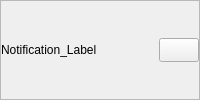
           <widget class="QWidget" name="notificationWiget" native="true">
            <property name="maximumSize">
             <size>
              <width>16777215</width>
              <height>16777215</height>
             </size>
            </property>
            <property name="sizeIncrement">
             <size>
              <width>0</width>
              <height>40</height>
             </size>
            </property>
            <layout class="QVBoxLayout" name="verticalLayout_45">
             <property name="spacing">
              <number>0</number>
             </property>
             <property name="leftMargin">
              <number>0</number>
             </property>
             <property name="topMargin">
              <number>0</number>
             </property>
             <property name="rightMargin">
              <number>0</number>
             </property>
             <property name="bottomMargin">
              <number>0</number>
             </property>
             <item>
              <widget class="QFrame" name="notificationFrame">
               <property name="maximumSize">
                <size>
                 <width>16777215</width>
                 <height>16777215</height>
                </size>
               </property>
               <property name="frameShape">
                <enum>QFrame::StyledPanel</enum>
               </property>
               <property name="frameShadow">
                <enum>QFrame::Raised</enum>
               </property>
               <layout class="QHBoxLayout" name="horizontalLayout_34">
                <property name="spacing">
                 <number>0</number>
                </property>
                <property name="leftMargin">
                 <number>0</number>
                </property>
                <property name="topMargin">
                 <number>0</number>
                </property>
                <property name="rightMargin">
                 <number>0</number>
                </property>
                <property name="bottomMargin">
                 <number>0</number>
                </property>
                <item>
                 <widget class="QLabel" name="notificationLabel">
                  <property name="sizePolicy">
                   <sizepolicy hsizetype="Expanding" vsizetype="Preferred">
                    <horstretch>0</horstretch>
                    <verstretch>0</verstretch>
                   </sizepolicy>
                  </property>
                  <property name="text">
                   <string>Notification_Label</string>
                  </property>
                  <property name="wordWrap">
                   <bool>true</bool>
                  </property>
                 </widget>
                </item>
                <item alignment="Qt::AlignRight">
                 <widget class="QPushButton" name="clearNotificationBtn">
                  <property name="sizePolicy">
                   <sizepolicy hsizetype="Minimum" vsizetype="Minimum">
                    <horstretch>0</horstretch>
                    <verstretch>0</verstretch>
                   </sizepolicy>
                  </property>
                  <property name="minimumSize">
                   <size>
                    <width>0</width>
                    <height>0</height>
                   </size>
                  </property>
                  <property name="maximumSize">
                   <size>
                    <width>16777215</width>
                    <height>24</height>
                   </size>
                  </property>
                  <property name="toolTip">
                   <string>Hide Current Notification</string>
                  </property>
                  <property name="text">
                   <string/>
                  </property>
                  <property name="icon">
                   <iconset resource="res.qrc">
                    <normaloff>:/icons/icons/x-square.svg</normaloff>:/icons/icons/x-square.svg</iconset>
                  </property>
                  <property name="iconSize">
                   <size>
                    <width>20</width>
                    <height>20</height>
                   </size>
                  </property>
                 </widget>
                </item>
               </layout>
              </widget>
             </item>
            </layout>
           </widget>
